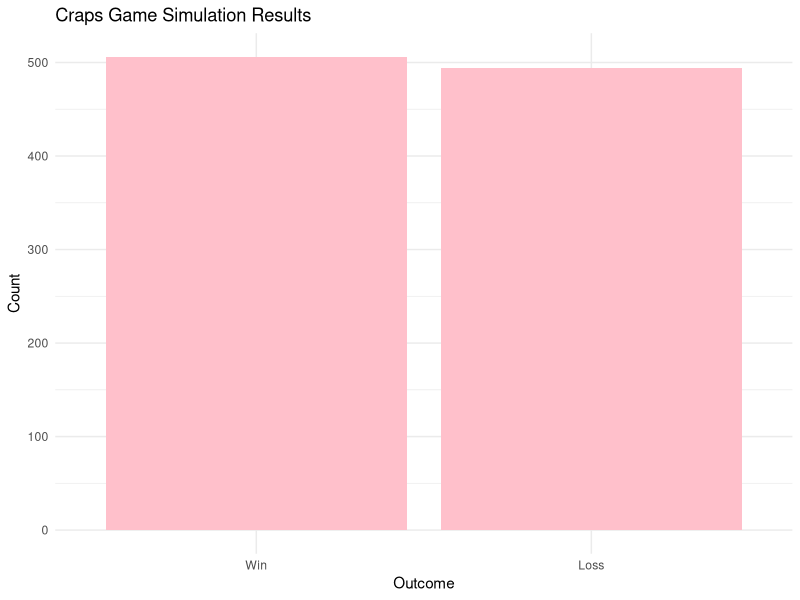
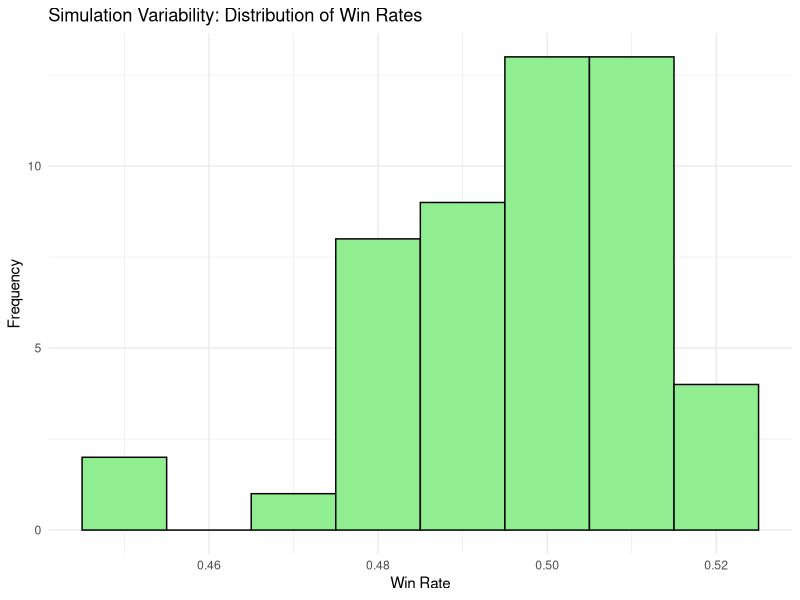

R code for these plots, in order:
## ---- chunk 1
library(ggplot2)

set.seed(123)

simulate_craps_game <- function() {
  # Roll the dice 
  initial_roll <- sum(sample(1:6, 2, replace = TRUE))
  
  # Immediate win or loss
  if (initial_roll == 7 || initial_roll == 11) {
    return(TRUE)  
  } else if (initial_roll == 2 || initial_roll == 3 || initial_roll == 12) {
    return(FALSE) 
  }
  
  # Continue rolling
  point <- initial_roll
  repeat {
    new_roll <- sum(sample(1:6, 2, replace = TRUE))
    if (new_roll == point) {
      return(TRUE)  
    } else if (new_roll == 7) {
      return(FALSE) 
    }
  }
}

summarize_craps_game <- function(results) {
  total_games <- length(results)
  total_wins <- sum(results)
  win_rate <- total_wins / total_games
  
  data.frame(
    Total_Games = total_games,
    Wins = total_wins,
    Losses = total_games - total_wins,
    Win_Rate = win_rate
  )
}


run_craps_simulation <- function(N) {
  results <- replicate(N, simulate_craps_game())
  summarize_craps_game(results)
}

# Run simulation
num_games <- 1000
simulation_results <- replicate(num_games, simulate_craps_game())


summary <- summarize_craps_game(simulation_results)
print(summary)


## ---- chunk 2

win_loss_df <- data.frame(
  Outcome = factor(simulation_results, levels = c(TRUE, FALSE), labels = c("Win", "Loss"))
)

# Plot outcomes
ggplot(win_loss_df, aes(x = Outcome)) +
  geom_bar(fill = "pink") +
  labs(title = "Craps Game Simulation Results",
       x = "Outcome",
       y = "Count") +
  theme_minimal()

## ---- chunk 3
# Repeat the simulation 50 times and calculate win rates
set.seed(123)
num_repeats <- 50
win_rates <- replicate(num_repeats, {
  results <- replicate(num_games, simulate_craps_game())
  sum(results) / num_games
})

print(summary(win_rates))

## ---- chunk 4
# Plot distribution 
ggplot(data.frame(Win_Rate = win_rates), aes(x = Win_Rate)) +
  geom_histogram(binwidth = 0.01, fill = "lightgreen", color = "black") +
  labs(title = "Simulation Variability: Distribution of Win Rates",
       x = "Win Rate",
       y = "Frequency") +
  theme_minimal()

